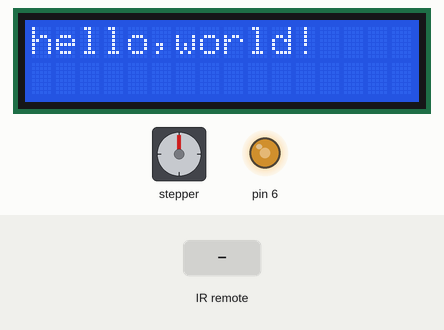
The sketch below on a simulated Arduino Uno, built with avr-gcc and run on an emulated ATmega328P. Parts: 16×2 character LCD, stepper motor, output pins drawn as LEDs (lit = HIGH). Inputs (shaded band) come from the test bench. Stepper angles assume 200 steps per turn; what the sketch prints to the serial monitor is not drawn.

Above: at 1.2 s.
1.3 s: infrared code 0xFF6897 received
At 2.66 s:
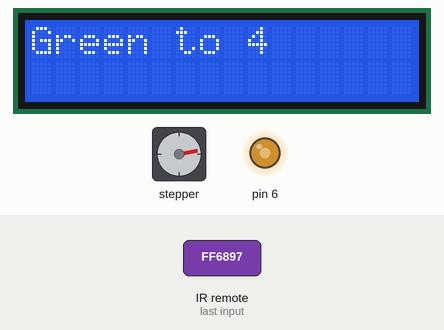
At 6.61 s:
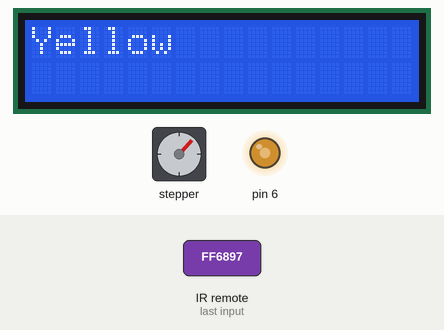
Timing chart, 0 to 63.8 s (numbered marks = the images above; inputs shaded):
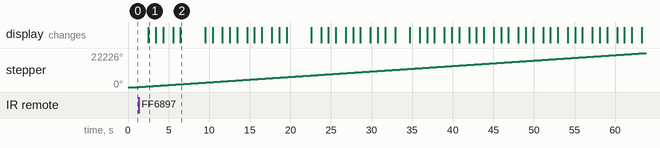

The sketch:

car1.ino
```cpp
int timing;
float elapse;
int timing0;
#include <IRremote.h>
int control=0;
int RECV_PIN = 13;//定义红外接收器的引脚为11
IRrecv irrecv(RECV_PIN);
decode_results results;
#include <Stepper.h>
const int stepsPerRevolution = 200;  // change this to fit the number of steps per revolution
// for your motor
// initialize the stepper library on pins 8 through 11:
Stepper myStepper(stepsPerRevolution, 7, 8, 9, 10);
#include <LiquidCrystal.h>
LiquidCrystal lcd(12,11,5,4,3,2);  //定义脚位


void setup() {
  // put your setup code here, to run once:

Serial.begin(9600); //设置波特率
irrecv.enableIRIn();
analogWrite(6,150);//contrast
myStepper.setSpeed(60);
lcd.begin(16,2); //设置LCD显示的数目。16 X 2：16格2行。
lcd.print("hello,world!"); //将hello,world!显示在LCD上
analogWrite(6,150);
}

void loop() {
  // put your main code here, to run repeatedly:
if (irrecv.decode(&results)) {
    Serial.println(results.value,HEX);
    if(results.value==0xFF6897) //此处的32位值与发射部分发射的值要保持一致
    {
      if (control==0)
{control=1;
timing0=millis();
}
    }
}
if (control==1){
analogWrite(6,150);
myStepper.step(stepsPerRevolution);
timing=millis()-timing0;
elapse=int(timing%13000);
if (elapse<5000)
{
lcd.clear();
lcd.setCursor(0,0);
lcd.print("Green to ");
lcd.print(int((5000-elapse)/1000)+1);
//delay(1000);
}

else if(elapse<8000)
{
lcd.clear();
lcd.setCursor(0,0);
lcd.print("Yellow");
//delay(3000);
}
else
{
lcd.clear();
lcd.setCursor(0,0);
lcd.print("Red to ");
lcd.print(int((13000-elapse)/1000)+1);
//delay(1000);
}
}
if (irrecv.decode(&results)) {
    Serial.println(results.value,HEX);
    if(results.value==0xFF30CF) //此处的32位值与发射部分发射的值要保持一致
    {
      if (control==1)
{control=0;}
    }
}

}
```

Measured:
- after the input at 1.3 s, stepper: keeps turning clockwise at about 356°/s, starting at once; the display: changes after 1.2 s (image 1)
